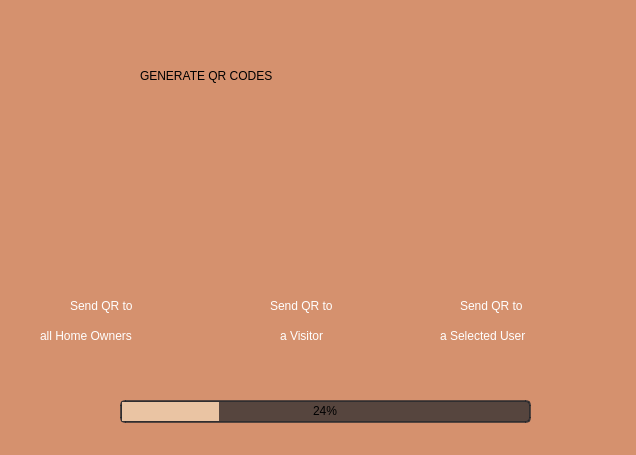
<?xml version="1.0" encoding="UTF-8"?>
<ui version="4.0">
 <class>generate_qr_panel</class>
 <widget class="QWidget" name="generate_qr_panel">
  <property name="geometry">
   <rect>
    <x>0</x>
    <y>0</y>
    <width>636</width>
    <height>455</height>
   </rect>
  </property>
  <property name="windowTitle">
   <string>GENERATE QR</string>
  </property>
  <property name="styleSheet">
   <string notr="true">background-color: rgb(213, 145, 110);
</string>
  </property>
  <widget class="QLabel" name="label">
   <property name="geometry">
    <rect>
     <x>140</x>
     <y>60</y>
     <width>361</width>
     <height>31</height>
    </rect>
   </property>
   <property name="styleSheet">
    <string notr="true">font: 20pt &quot;Reem Kufi&quot;;</string>
   </property>
   <property name="text">
    <string>GENERATE QR CODES</string>
   </property>
  </widget>
  <widget class="QPushButton" name="HUCK_BTN">
   <property name="geometry">
    <rect>
     <x>70</x>
     <y>180</y>
     <width>100</width>
     <height>100</height>
    </rect>
   </property>
   <property name="toolTip">
    <string/>
   </property>
   <property name="styleSheet">
    <string notr="true">QPushButton{
	border-radius: 50px;
}

QPushButton:enabled {
   background-color: #d5916e;
}

QPushButton:pressed {
   background-color: #CE8865;

}

QPushButton:hover:!pressed {
   background-color: #eac4a3;
	border-radius: 50px;
}

QPushButton:disabled {
   background-color: #d5916e;
}</string>
   </property>
   <property name="text">
    <string/>
   </property>
   <property name="icon">
    <iconset>
     <normaloff>../../../Downloads/envelope.png</normaloff>../../../Downloads/envelope.png</iconset>
   </property>
   <property name="iconSize">
    <size>
     <width>130</width>
     <height>130</height>
    </size>
   </property>
  </widget>
  <widget class="QLabel" name="label_2">
   <property name="geometry">
    <rect>
     <x>70</x>
     <y>290</y>
     <width>111</width>
     <height>31</height>
    </rect>
   </property>
   <property name="styleSheet">
    <string notr="true">font: 13pt &quot;Reem Kufi&quot;;
color: rgb(255, 255, 255);</string>
   </property>
   <property name="text">
    <string>Send QR to</string>
   </property>
  </widget>
  <widget class="QLabel" name="label_3">
   <property name="geometry">
    <rect>
     <x>40</x>
     <y>320</y>
     <width>171</width>
     <height>31</height>
    </rect>
   </property>
   <property name="styleSheet">
    <string notr="true">font: 13pt &quot;Reem Kufi&quot;;
color: rgb(255, 255, 255);</string>
   </property>
   <property name="text">
    <string>all Home Owners</string>
   </property>
  </widget>
  <widget class="QPushButton" name="HUCK_BTN_2">
   <property name="geometry">
    <rect>
     <x>460</x>
     <y>180</y>
     <width>100</width>
     <height>100</height>
    </rect>
   </property>
   <property name="toolTip">
    <string/>
   </property>
   <property name="styleSheet">
    <string notr="true">QPushButton{
	border-radius: 50px;
}

QPushButton:enabled {
   background-color: #d5916e;
}

QPushButton:pressed {
   background-color: #CE8865;

}

QPushButton:hover:!pressed {
   background-color: #eac4a3;
	border-radius: 50px;
}

QPushButton:disabled {
   background-color: #d5916e;
}</string>
   </property>
   <property name="text">
    <string/>
   </property>
   <property name="icon">
    <iconset>
     <normaloff>../../../Downloads/gift-card.png</normaloff>../../../Downloads/gift-card.png</iconset>
   </property>
   <property name="iconSize">
    <size>
     <width>130</width>
     <height>130</height>
    </size>
   </property>
  </widget>
  <widget class="QPushButton" name="HUCK_BTN_3">
   <property name="geometry">
    <rect>
     <x>270</x>
     <y>180</y>
     <width>100</width>
     <height>100</height>
    </rect>
   </property>
   <property name="toolTip">
    <string/>
   </property>
   <property name="styleSheet">
    <string notr="true">QPushButton{
	border-radius: 50px;
}

QPushButton:enabled {
   background-color: #d5916e;
}

QPushButton:pressed {
   background-color: #CE8865;

}

QPushButton:hover:!pressed {
   background-color: #eac4a3;
	border-radius: 50px;
}

QPushButton:disabled {
   background-color: #d5916e;
}</string>
   </property>
   <property name="text">
    <string/>
   </property>
   <property name="icon">
    <iconset>
     <normaloff>../../../Downloads/paper-plane.png</normaloff>../../../Downloads/paper-plane.png</iconset>
   </property>
   <property name="iconSize">
    <size>
     <width>130</width>
     <height>130</height>
    </size>
   </property>
  </widget>
  <widget class="QLabel" name="label_4">
   <property name="geometry">
    <rect>
     <x>270</x>
     <y>290</y>
     <width>111</width>
     <height>31</height>
    </rect>
   </property>
   <property name="styleSheet">
    <string notr="true">font: 13pt &quot;Reem Kufi&quot;;
color: rgb(255, 255, 255);</string>
   </property>
   <property name="text">
    <string>Send QR to</string>
   </property>
  </widget>
  <widget class="QLabel" name="label_5">
   <property name="geometry">
    <rect>
     <x>280</x>
     <y>320</y>
     <width>91</width>
     <height>31</height>
    </rect>
   </property>
   <property name="styleSheet">
    <string notr="true">font: 13pt &quot;Reem Kufi&quot;;
color: rgb(255, 255, 255);</string>
   </property>
   <property name="text">
    <string>a Visitor</string>
   </property>
  </widget>
  <widget class="QLabel" name="label_6">
   <property name="geometry">
    <rect>
     <x>460</x>
     <y>290</y>
     <width>111</width>
     <height>31</height>
    </rect>
   </property>
   <property name="styleSheet">
    <string notr="true">font: 13pt &quot;Reem Kufi&quot;;
color: rgb(255, 255, 255);</string>
   </property>
   <property name="text">
    <string>Send QR to</string>
   </property>
  </widget>
  <widget class="QLabel" name="label_7">
   <property name="geometry">
    <rect>
     <x>440</x>
     <y>320</y>
     <width>151</width>
     <height>31</height>
    </rect>
   </property>
   <property name="styleSheet">
    <string notr="true">font: 13pt &quot;Reem Kufi&quot;;
color: rgb(255, 255, 255);</string>
   </property>
   <property name="text">
    <string>a Selected User</string>
   </property>
  </widget>
  <widget class="QProgressBar" name="progressBar">
   <property name="geometry">
    <rect>
     <x>120</x>
     <y>400</y>
     <width>411</width>
     <height>23</height>
    </rect>
   </property>
   <property name="styleSheet">
    <string notr="true"> QProgressBar {
        border: 2px solid rgba(33, 37, 43, 180);
        border-radius: 5px;
        text-align: center;
        background-color: rgba(33, 37, 43, 180);
        color: black;
    }
    QProgressBar::chunk {
       
	background-color: rgb(234, 196, 163);
    }</string>
   </property>
   <property name="value">
    <number>24</number>
   </property>
  </widget>
 </widget>
 <resources/>
 <connections/>
</ui>
